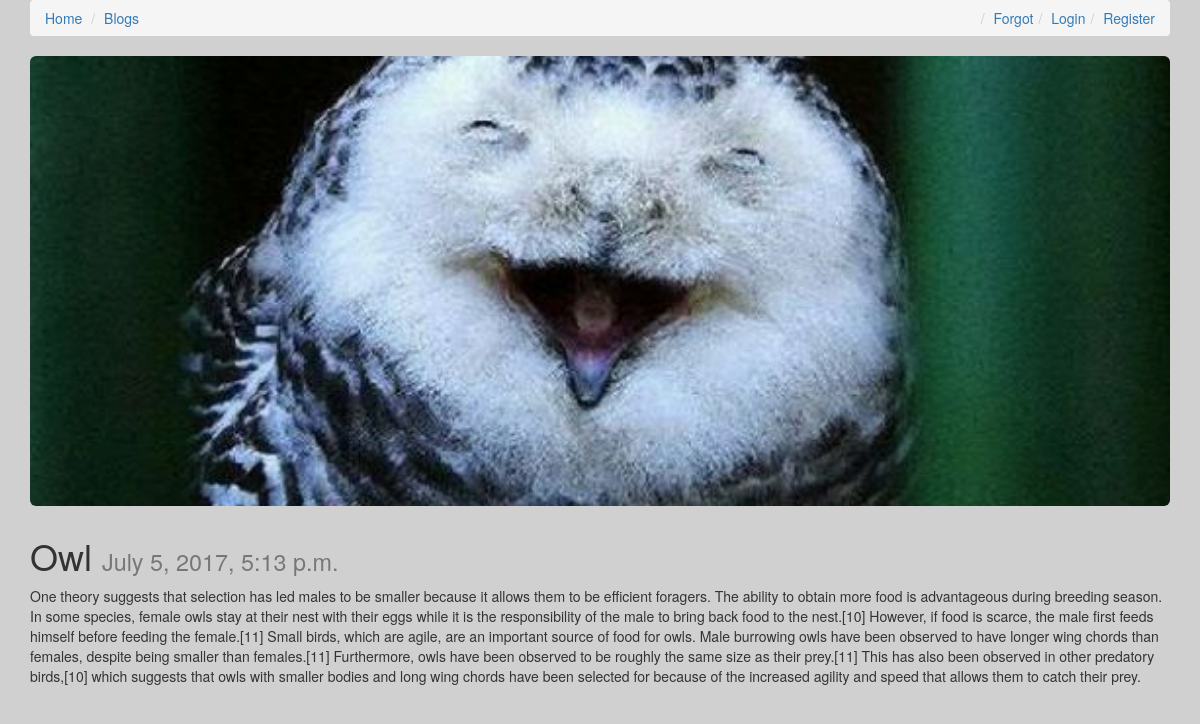
Screenshot of /owl/ with the database file from the repository.
### blogs/models.py (models this page shows, shortened)
class Post(models.Model):
	title = models.CharField(max_length=120)
	slug = models.SlugField(unique=True)
	image = models.ImageField(upload_to = upload_location,null=True,blank=True,width_field="width_field",height_field="height_field")
	height_field = models.IntegerField(default=0)
	width_field = models.IntegerField(default=0)
	content = models.TextField()
	updated = models.DateTimeField(auto_now=True,auto_now_add=False)
	timestamp = models.DateTimeField(auto_now=False,auto_now_add=True)

### blogs/views.py (the view)
# urls.py: url(r'^(?P<slug>[\w-]+)/$',views.details,name="detail"),
def details(request,slug=None):
	instance = get_object_or_404(Post,slug=slug)
	context = {
		"name":"Not logged In",
		"instance":instance
	}
	return render(request,"blogs/detail.html",context)

### templates/blogs/detail.html (shortened to what this page needs)
{% extends "blogs/base.html" %}
{% load markdown_deux_tags %}
{% block content %}
<div class="blog_img" class="col-sm-6 col-sm-offset-3">
    {% if instance.image %}
		<div class="jumbotron" style="
	    background-image: url({{instance.image.url}});
	    height: 450px;background-size: cover;background-position: center center;">
		</div>
	{% endif %}
	<h1>{{instance.title}} <small>{{instance.timestamp}}</small></h1>
	{{instance.content|markdown|linebreaks}}
</div>
<div class="col-sm-6 col-sm-offset-3 fb-comments" data-href="{{request.build_absolute_uri}}" data-numposts="5"></div>
{% endblock content %}

### blogs/static/css/style.css (style rules this page uses)
body { background-color: #d0d0d0; }

### rows the page displays
Post: image (picture), title "Owl", timestamp "July 5, 2017, 5:13 p.m.", content "One theory suggests that selection has led males to be smaller because it allows them to be efficient foragers. The ability to obtain more food is advantageous during breeding season. In some species, female owls stay at their nest with their eggs while it is the responsibility of the male to bring back food to the nest.[10] However, if food is scarce, the male first feeds himself before feeding the female.[11] Small birds, which are agile, are an important source of food for owls. Male burrowing owls have been observed to have longer wing chords than females, despite being smaller than females.[11] Furthermore, owls have been observed to be roughly the same size as their prey.[11] This has…"
